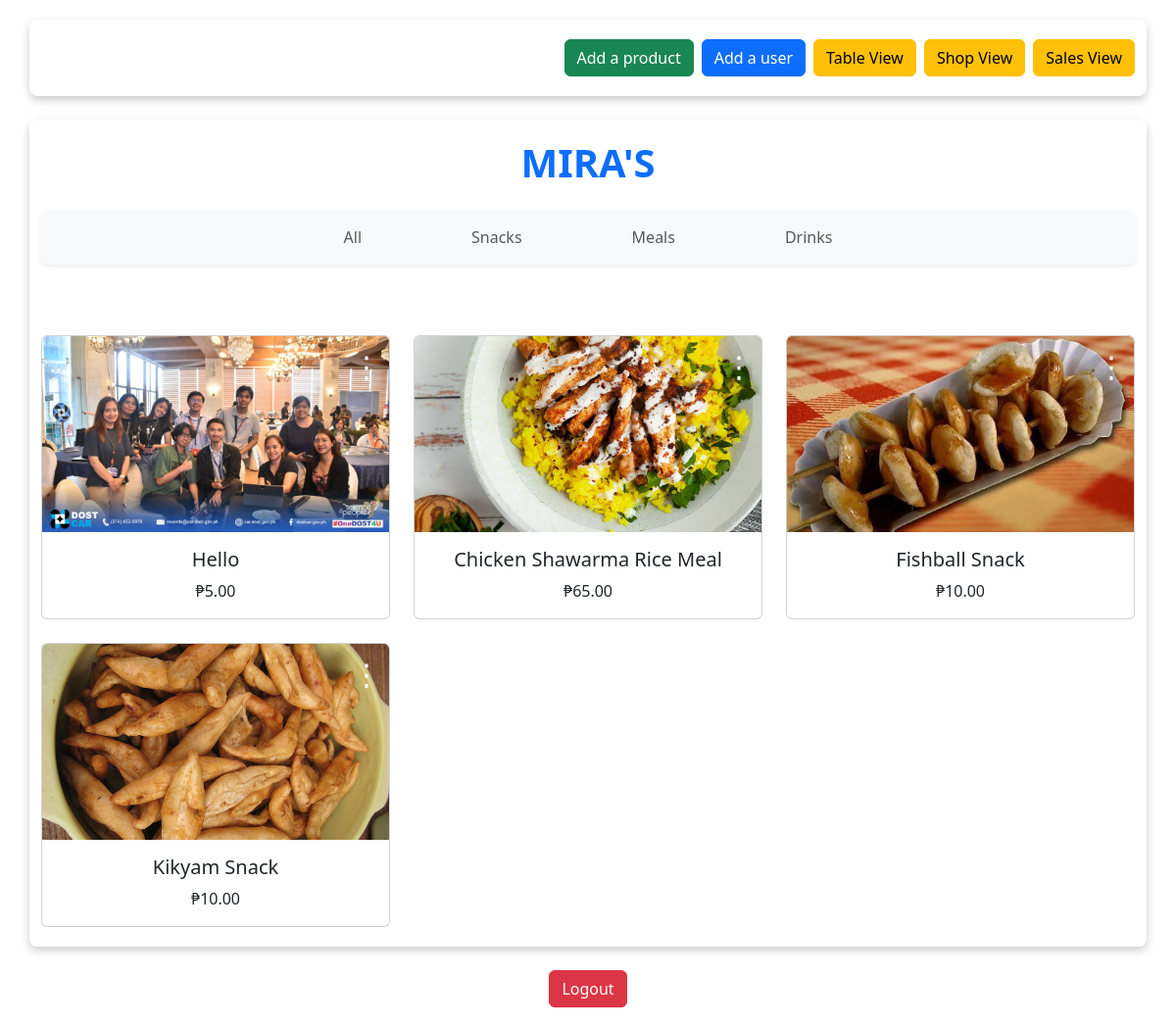
/Admin/ (signed in), run on an earlier commit of the app's database.
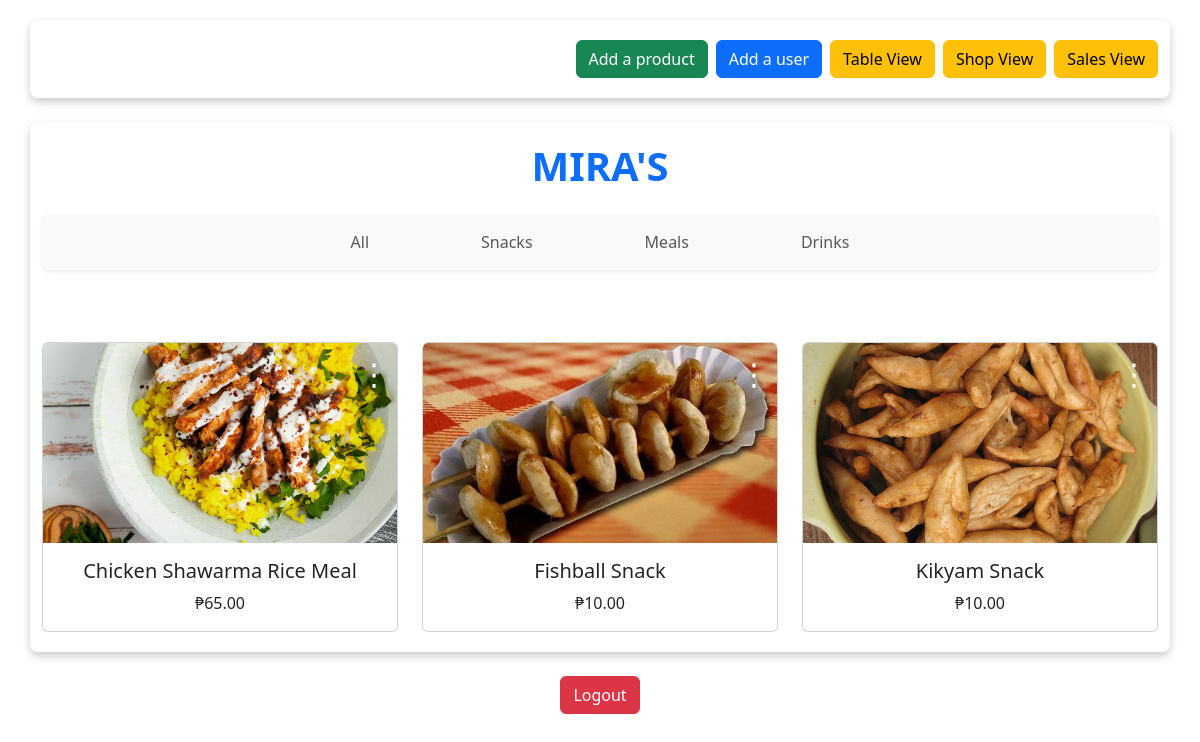
And on a later commit of the database.
### tables this page shows
CREATE TABLE `products` (
  `product_id` int(11) NOT NULL,
  `product_name` varchar(100) NOT NULL,
  `product_price` varchar(50) NOT NULL,
  `product_status` varchar(50) NOT NULL,
  `product_image` varchar(300) NOT NULL
);

### Admin/index.php (the view, shortened to what this page needs)
<?php
include "../dbconfig.php";
include "../style.php";
$filter = "";
if ($filter) {
    $condition = "%" . $filter . "%";
    $fetch = $pdo->prepare("SELECT * FROM products WHERE product_name LIKE :condition");
    $fetch->execute([':condition' => $condition]);
} else {
    $fetch = $pdo->prepare("SELECT * FROM products");
    $fetch->execute();
}
$products = $fetch->fetchAll();
?>
<!DOCTYPE html>
<html lang="en">
<head>
    <link href="https://cdn.jsdelivr.net/npm/bootstrap@5.3.2/dist/css/bootstrap.min.css" rel="stylesheet">
</head>
<body>
<div class="container d-flex justify-content-end gap-2 mb-3">
<a href="addproduct.php" class="btn btn-success">Add a product</a>
    <a href="adduser.php" class="btn btn-primary">Add a user</a>
    <a href="table.php" class="btn btn-warning">Table View</a>
    <a href="index.php" class="btn btn-warning">Shop View</a>
    <a href="sales.php" class="btn btn-warning">Sales View</a>
</div>
<div class="container my-4">
    <h1 class="text-center fw-bold text-primary mb-4">MIRA'S</h1>
    <form method="POST">
        <nav class="navbar navbar-expand-lg navbar-light bg-light mb-5 rounded shadow-sm">
            <div class="container-fluid">
                <ul class="navbar-nav mx-auto mb-2 mb-lg-0">
                    <li class="nav-item nav-item-spacing">
                        <button class="btn btn-outline-primary nav-link" name="All">All</button>
                    </li>
                    <li class="nav-item nav-item-spacing">
                        <button class="btn btn-outline-primary nav-link" name="Snacks">Snacks</button>
                    </li>
                    <li class="nav-item nav-item-spacing">
                        <button class="btn btn-outline-primary nav-link" name="Meals">Meals</button>
                    </li>
                    <li class="nav-item nav-item-spacing">
                        <button class="btn btn-outline-primary nav-link" name="Drinks">Drinks</button>
                    </li>
                </ul>
            </div>
        </nav>
    </form>
    <div class="row">
    <?php foreach ($products as $product): ?>
        <div class="col-md-4 mt-4">
            <div class="card product-card position-relative">
                <div class="dropdown position-absolute top-0 end-0 m-2">
                <button class="border-0 bg-transparent p-0 text-white outline-button" type="button" id="dropdownMenuButton<?= htmlspecialchars($product['product_id']) ?>" data-bs-toggle="dropdown" aria-expanded="false" style="font-size: 30px;">
                    &#x22EE;
                </button>
                </div>
                <img src="../img/<?= htmlspecialchars($product['product_image']) ?>" class="card-img-top product-image" alt="<?= htmlspecialchars($product['product_name']) ?>">
                <div class="card-body text-center">
                    <h5 class="card-title"><?= htmlspecialchars($product['product_name']) ?></h5>
                    <p class="card-text">₱<?= number_format($product['product_price'], 2) ?></p>
                </div>
            </div>
        </div>
    <?php endforeach; ?>
    </div>
</div>
<div class="d-flex justify-content-center mt-4">
    <a href="../logout.php" class="btn btn-danger">Logout</a>
</div>
</body>
</html>

What changed in the data, as far as the page shows it:
removed products: product_image (picture), product_name "Hello", product_price "5.00"
